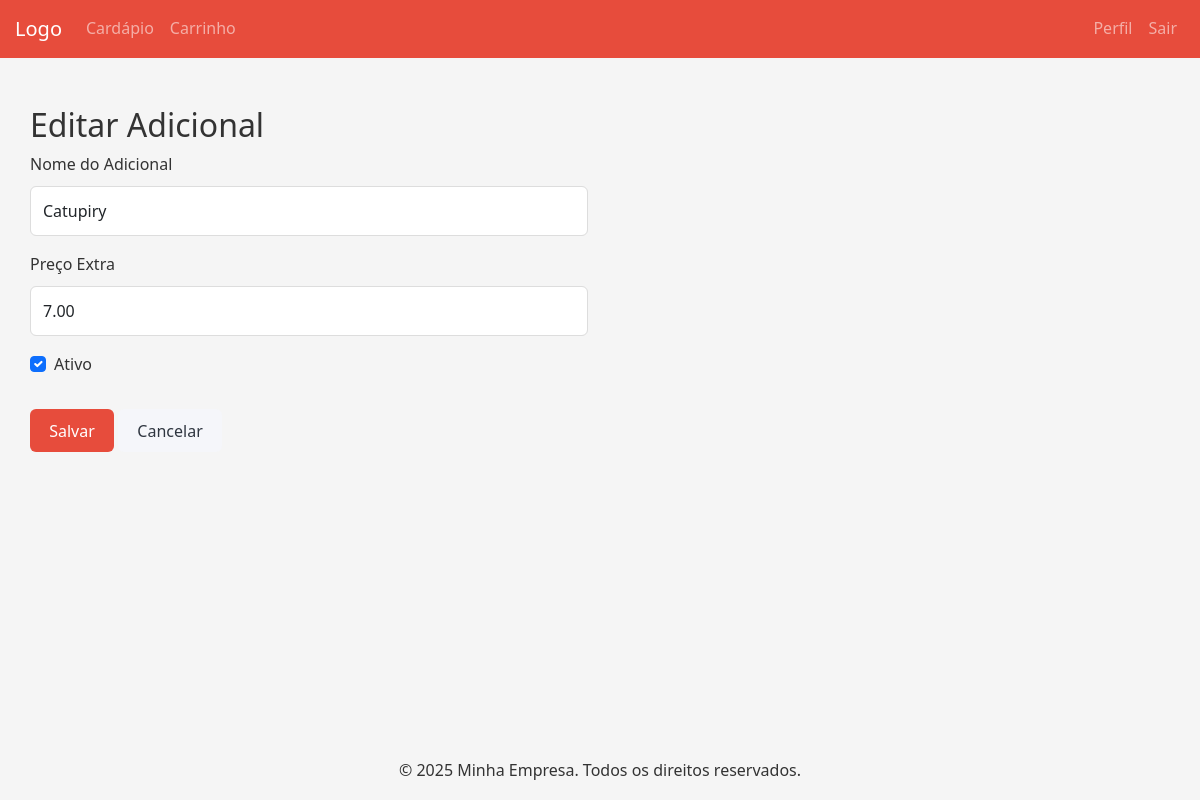
/produto/adicional/editar/1/ (signed in), run on the app's committed database.
### produto/models.py (models this page shows, shortened)
class Adicional(models.Model):
    nome = models.CharField(max_length=50)
    preco_extra = models.DecimalField(max_digits=10, decimal_places=2, default=0.00)
    ativo = models.BooleanField(default=True)  # Para o admin controlar se está disponível

### principal/decorators.py (the view)
        def _wrapped_view(request, *args, **kwargs):
            if request.user.groups.filter(name=group_name).exists():
                return view_func(request, *args, **kwargs)
            else:
                messages.error(request, "Você não tem permissão para acessar esta página.")
                return redirect("home")

### produto/forms.py
class AdicionalForm(forms.ModelForm):
    class Meta:
        model = Adicional
        fields = ['nome', 'preco_extra', 'ativo']
        widgets = {
            'nome': forms.TextInput(attrs={
                'class': 'form-control',
                'placeholder': 'Ex: Catupiry, Cheddar...'
            }),
            'preco_extra': forms.NumberInput(attrs={
                'class': 'form-control',
                'step': '0.01',
                'min': '0'
            }),
            'ativo': forms.CheckboxInput(attrs={'class': 'form-check-input'})
        }
        labels = {
            'nome': 'Nome do Adicional',
            'preco_extra': 'Preço Extra',
            'ativo': 'Ativo'
        }

### produto/views.py (called while the page is built)
@login_required
@group_required('Administradores')
def editar_adicional(request, id):
    adicional = get_object_or_404(Adicional, pk=id)
    if request.method == "POST":
        form = AdicionalForm(request.POST, instance=adicional)
        if form.is_valid():
            form.save()
            return redirect('listar_adicionais')
    else:
        form = AdicionalForm(instance=adicional)
    return render(request, "produto/form_adicional.html", {
        "form": form,
        "titulo": "Editar Adicional"
    })

### templates/produto/form_adicional.html (shortened to what this page needs)
{% extends 'base.html' %}
{% load static %}
{% block content %}
<div class="container mt-4">
    <h2>{{ titulo }}</h2>
    <form method="post" enctype="multipart/form-data">
        <div class="row">
            <div class="col-md-6">
                <div class="mb-3">
                    <label for="id_nome" class="form-label">Nome do Adicional</label>
                    {{ form.nome }}
                </div>
                <div class="mb-3">
                    <label for="id_preco_extra" class="form-label">Preço Extra</label>
                    {{ form.preco_extra }}
                </div>
                <div class="mb-3 form-check">
                    {{ form.ativo }}
                    <label class="form-check-label" for="id_ativo">Ativo</label>
                </div>
            </div>
        </div>
        <div class="mt-3">
            <button type="submit" class="btn btn-primary">Salvar</button>
            <a href="{% url 'listar_adicionais' %}" class="btn btn-secondary">Cancelar</a>
        </div>
    </form>
</div>
{% endblock %}

### static/css/style.css (style rules this page uses)
:root { --primary-color: #e74c3c; --primary-hover: #c0392b; --secondary-color: #2ecc71; --secondary-hover: #27ae60; --danger-color: #d63031; --danger-hover: #b71c1c; --light-color: #f5f6fa; --dark-color: #2f3640; --text-color: #333; --border-radius: 6px; --box-shadow: 0 2px 10px rgba(0, 0, 0, 0.1); --transition: all 0.3s ease; }
* { margin: 0; padding: 0; box-sizing: border-box; }
body { font-family: 'Segoe UI', Tahoma, Geneva, Verdana, sans-serif; background-color: #f5f5f5; color: var(--text-color); line-height: 1.6; }
.container { max-width: 1200px; margin: 0 auto; padding: 0 15px; }
.form-label { display: block; margin-bottom: 0.5rem; font-weight: 500; }
.form-control { width: 100%; padding: 0.75rem; border: 1px solid #ddd; border-radius: var(--border-radius); font-size: 1rem; transition: var(--transition); }
.btn { display: inline-block; padding: 0.6rem 1.2rem; font-size: 1rem; font-weight: 500; text-align: center; border: none; border-radius: var(--border-radius); cursor: pointer; transition: var(--transition); text-decoration: none; }
.btn-primary { background-color: var(--primary-color); color: white; }
.btn-secondary { background-color: var(--light-color); color: var(--dark-color); }

### templates/base.html (style rules this page uses)
.btn-primary { background-color: #e74c3c; border-color: #e74c3c; }

### data on the page
Adicional: nome "Catupiry", preco_extra "7.00", ativo "☑"

### other printed values
{{ titulo }} "Editar Adicional"
